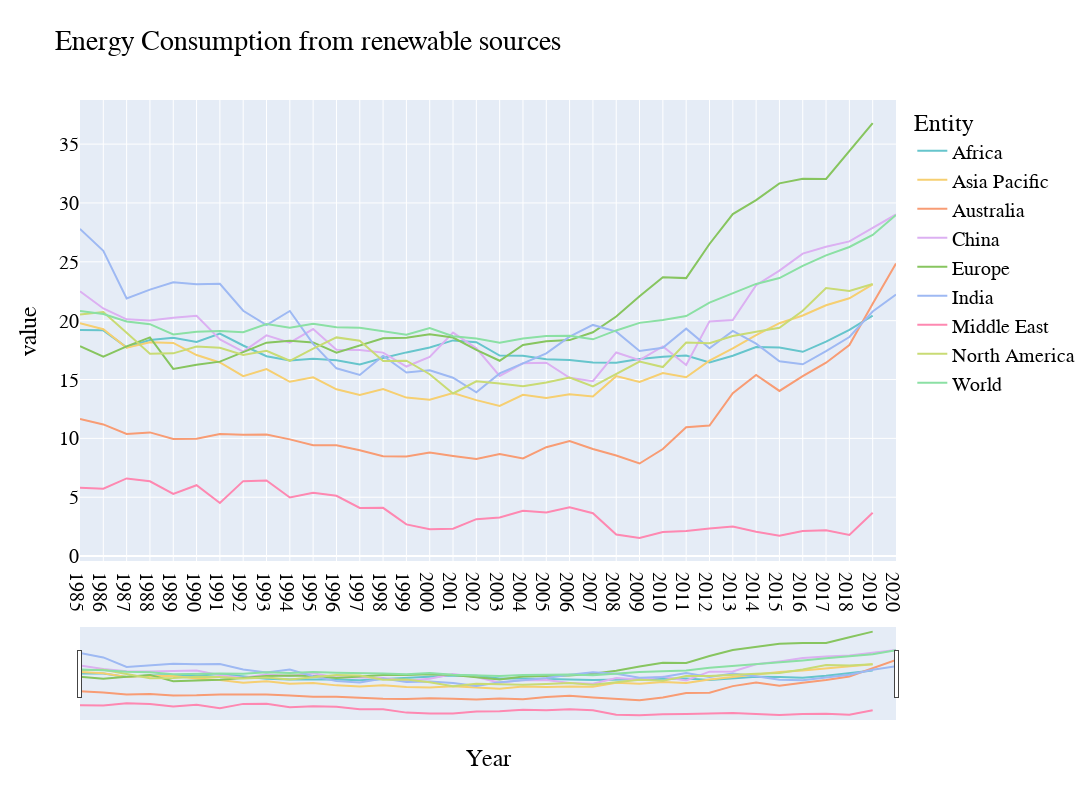

Write notebook code for a chart like this one.
### Code cell
fig = px.line(continents, x="Year", y=continents.columns,
              title='Energy Consumption from renewable sources', width=plot_width, height = plot_height,
              color_discrete_sequence=px.colors.qualitative.Pastel)
fig.update_xaxes(
    dtick="M1",rangeslider_visible=True)
fig.update_layout(
        font= plot_font_dict)
fig.show()

### Figure 1 — Plotly figure (JSON) as saved in the notebook; plotly's stock layout.template omitted (floating-point values rounded to 4 significant figures)
{"data": [{"hovertemplate": "Entity=Africa<br>Year=%{x}<br>value=%{y}<extra></extra>", "legendgroup": "Africa", "line": {"color": "rgb(102, 197, 204)", "dash": "solid"}, "marker": {"symbol": "circle"}, "mode": "lines", "name": "Africa", "orientation": "v", "showlegend": true, "x": [1985, 1986, 1987, 1988, 1989, 1990, 1991, 1992, 1993, 1994, 1995, 1996, 1997, 1998, 1999, 2000, 2001, 2002, 2003, 2004, 2005, 2006, 2007, 2008, 2009, 2010, 2011, 2012, 2013, 2014, 2015, 2016, 2017, 2018, 2019, 2020], "xaxis": "x", "y": [19.2, 19.18, 17.74, 18.36, 18.55, 18.19, 18.9, 17.89, 16.98, 16.62, 16.76, 16.64, 16.28, 16.83, 17.3, 17.72, 18.32, 18.17, 17.03, 17.01, 16.71, 16.67, 16.44, 16.43, 16.75, 16.94, 17.03, 16.45, 17.02, 17.76, 17.71, 17.35, 18.21, 19.22, 20.43, null], "yaxis": "y", "type": "scatter"}, {"hovertemplate": "Entity=Asia Pacific<br>Year=%{x}<br>value=%{y}<extra></extra>", "legendgroup": "Asia Pacific", "line": {"color": "rgb(246, 207, 113)", "dash": "solid"}, "marker": {"symbol": "circle"}, "mode": "lines", "name": "Asia Pacific", "orientation": "v", "showlegend": true, "x": [1985, 1986, 1987, 1988, 1989, 1990, 1991, 1992, 1993, 1994, 1995, 1996, 1997, 1998, 1999, 2000, 2001, 2002, 2003, 2004, 2005, 2006, 2007, 2008, 2009, 2010, 2011, 2012, 2013, 2014, 2015, 2016, 2017, 2018, 2019, 2020], "xaxis": "x", "y": [19.78, 19.28, 17.7, 18.17, 18.11, 17.08, 16.45, 15.28, 15.88, 14.81, 15.18, 14.17, 13.69, 14.18, 13.46, 13.28, 13.84, 13.25, 12.75, 13.7, 13.43, 13.74, 13.55, 15.29, 14.8, 15.55, 15.19, 16.6, 17.65, 18.78, 19.79, 20.44, 21.31, 21.91, 23.09, null], "yaxis": "y", "type": "scatter"}, {"hovertemplate": "Entity=Australia<br>Year=%{x}<br>value=%{y}<extra></extra>", "legendgroup": "Australia", "line": {"color": "rgb(248, 156, 116)", "dash": "solid"}, "marker": {"symbol": "circle"}, "mode": "lines", "name": "Australia", "orientation": "v", "showlegend": true, "x": [1985, 1986, 1987, 1988, 1989, 1990, 1991, 1992, 1993, 1994, 1995, 1996, 1997, 1998, 1999, 2000, 2001, 2002, 2003, 2004, 2005, 2006, 2007, 2008, 2009, 2010, 2011, 2012, 2013, 2014, 2015, 2016, 2017, 2018, 2019, 2020], "xaxis": "x", "y": [11.64, 11.18, 10.37, 10.51, 9.947, 9.97, 10.37, 10.3, 10.32, 9.915, 9.408, 9.409, 8.989, 8.489, 8.458, 8.792, 8.502, 8.252, 8.664, 8.302, 9.249, 9.768, 9.091, 8.541, 7.866, 9.097, 10.94, 11.09, 13.84, 15.39, 14.03, 15.28, 16.43, 17.93, 21.44, 24.87], "yaxis": "y", "type": "scatter"}, {"hovertemplate": "Entity=China<br>Year=%{x}<br>value=%{y}<extra></extra>", "legendgroup": "China", "line": {"color": "rgb(220, 176, 242)", "dash": "solid"}, "marker": {"symbol": "circle"}, "mode": "lines", "name": "China", "orientation": "v", "showlegend": true, "x": [1985, 1986, 1987, 1988, 1989, 1990, 1991, 1992, 1993, 1994, 1995, 1996, 1997, 1998, 1999, 2000, 2001, 2002, 2003, 2004, 2005, 2006, 2007, 2008, 2009, 2010, 2011, 2012, 2013, 2014, 2015, 2016, 2017, 2018, 2019, 2020], "xaxis": "x", "y": [22.5, 21.03, 20.11, 20.02, 20.25, 20.41, 18.41, 17.37, 18.75, 18.14, 19.29, 17.53, 17.52, 17.29, 16.11, 16.92, 18.98, 17.65, 15.3, 16.37, 16.42, 15.15, 14.86, 17.3, 16.65, 17.81, 16.24, 19.94, 20.05, 23.02, 24.25, 25.7, 26.27, 26.74, 27.89, 29.02], "yaxis": "y", "type": "scatter"}, {"hovertemplate": "Entity=Europe<br>Year=%{x}<br>value=%{y}<extra></extra>", "legendgroup": "Europe", "line": {"color": "rgb(135, 197, 95)", "dash": "solid"}, "marker": {"symbol": "circle"}, "mode": "lines", "name": "Europe", "orientation": "v", "showlegend": true, "x": [1985, 1986, 1987, 1988, 1989, 1990, 1991, 1992, 1993, 1994, 1995, 1996, 1997, 1998, 1999, 2000, 2001, 2002, 2003, 2004, 2005, 2006, 2007, 2008, 2009, 2010, 2011, 2012, 2013, 2014, 2015, 2016, 2017, 2018, 2019, 2020], "xaxis": "x", "y": [17.82, 16.94, 17.82, 18.58, 15.91, 16.25, 16.52, 17.3, 18.13, 18.3, 18.15, 17.28, 17.9, 18.5, 18.54, 18.85, 18.56, 17.51, 16.6, 17.93, 18.26, 18.35, 19.02, 20.35, 22.08, 23.7, 23.61, 26.52, 29.06, 30.25, 31.67, 32.06, 32.04, 34.46, 36.79, null], "yaxis": "y", "type": "scatter"}, {"hovertemplate": "Entity=India<br>Year=%{x}<br>value=%{y}<extra></extra>", "legendgroup": "India", "line": {"color": "rgb(158, 185, 243)", "dash": "solid"}, "marker": {"symbol": "circle"}, "mode": "lines", "name": "India", "orientation": "v", "showlegend": true, "x": [1985, 1986, 1987, 1988, 1989, 1990, 1991, 1992, 1993, 1994, 1995, 1996, 1997, 1998, 1999, 2000, 2001, 2002, 2003, 2004, 2005, 2006, 2007, 2008, 2009, 2010, 2011, 2012, 2013, 2014, 2015, 2016, 2017, 2018, 2019, 2020], "xaxis": "x", "y": [27.8, 25.94, 21.89, 22.63, 23.26, 23.1, 23.13, 20.84, 19.63, 20.82, 18.02, 15.95, 15.39, 17.03, 15.6, 15.79, 15.15, 13.91, 15.52, 16.36, 17.22, 18.64, 19.64, 19.07, 17.42, 17.7, 19.32, 17.65, 19.14, 18.05, 16.55, 16.3, 17.41, 18.61, 20.78, 22.22], "yaxis": "y", "type": "scatter"}, {"hovertemplate": "Entity=Middle East<br>Year=%{x}<br>value=%{y}<extra></extra>", "legendgroup": "Middle East", "line": {"color": "rgb(254, 136, 177)", "dash": "solid"}, "marker": {"symbol": "circle"}, "mode": "lines", "name": "Middle East", "orientation": "v", "showlegend": true, "x": [1985, 1986, 1987, 1988, 1989, 1990, 1991, 1992, 1993, 1994, 1995, 1996, 1997, 1998, 1999, 2000, 2001, 2002, 2003, 2004, 2005, 2006, 2007, 2008, 2009, 2010, 2011, 2012, 2013, 2014, 2015, 2016, 2017, 2018, 2019, 2020], "xaxis": "x", "y": [5.813, 5.728, 6.596, 6.353, 5.281, 6.022, 4.508, 6.367, 6.42, 4.973, 5.37, 5.126, 4.09, 4.1, 2.689, 2.287, 2.328, 3.133, 3.273, 3.857, 3.705, 4.136, 3.644, 1.825, 1.54, 2.036, 2.127, 2.349, 2.506, 2.065, 1.734, 2.125, 2.195, 1.797, 3.687, null], "yaxis": "y", "type": "scatter"}, {"hovertemplate": "Entity=North America<br>Year=%{x}<br>value=%{y}<extra></extra>", "legendgroup": "North America", "line": {"color": "rgb(201, 219, 116)", "dash": "solid"}, "marker": {"symbol": "circle"}, "mode": "lines", "name": "North America", "orientation": "v", "showlegend": true, "x": [1985, 1986, 1987, 1988, 1989, 1990, 1991, 1992, 1993, 1994, 1995, 1996, 1997, 1998, 1999, 2000, 2001, 2002, 2003, 2004, 2005, 2006, 2007, 2008, 2009, 2010, 2011, 2012, 2013, 2014, 2015, 2016, 2017, 2018, 2019, 2020], "xaxis": "x", "y": [20.51, 20.74, 18.97, 17.19, 17.22, 17.81, 17.69, 17.09, 17.45, 16.59, 17.62, 18.58, 18.29, 16.57, 16.6, 15.45, 13.82, 14.85, 14.67, 14.43, 14.75, 15.17, 14.41, 15.47, 16.52, 16.06, 18.13, 18.08, 18.7, 19.05, 19.4, 20.84, 22.78, 22.53, 23.11, null], "yaxis": "y", "type": "scatter"}, {"hovertemplate": "Entity=World<br>Year=%{x}<br>value=%{y}<extra></extra>", "legendgroup": "World", "line": {"color": "rgb(139, 224, 164)", "dash": "solid"}, "marker": {"symbol": "circle"}, "mode": "lines", "name": "World", "orientation": "v", "showlegend": true, "x": [1985, 1986, 1987, 1988, 1989, 1990, 1991, 1992, 1993, 1994, 1995, 1996, 1997, 1998, 1999, 2000, 2001, 2002, 2003, 2004, 2005, 2006, 2007, 2008, 2009, 2010, 2011, 2012, 2013, 2014, 2015, 2016, 2017, 2018, 2019, 2020], "xaxis": "x", "y": [20.83, 20.57, 19.93, 19.7, 18.83, 19.07, 19.12, 19.02, 19.72, 19.39, 19.74, 19.44, 19.41, 19.12, 18.8, 19.37, 18.68, 18.48, 18.12, 18.49, 18.69, 18.71, 18.41, 19.17, 19.81, 20.06, 20.4, 21.54, 22.3, 23.12, 23.62, 24.66, 25.54, 26.26, 27.28, 28.98], "yaxis": "y", "type": "scatter"}], "layout": {"xaxis": {"anchor": "y", "domain": [0.0, 1.0], "title": {"text": "Year"}, "rangeslider": {"visible": true}, "dtick": "M1"}, "yaxis": {"anchor": "x", "domain": [0.0, 1.0], "title": {"text": "value"}}, "legend": {"title": {"text": "Entity"}, "tracegroupgap": 0}, "title": {"text": "Energy Consumption from renewable sources"}, "height": 800, "width": 1500, "font": {"family": "Arial", "size": 20, "color": "#000000"}}}
